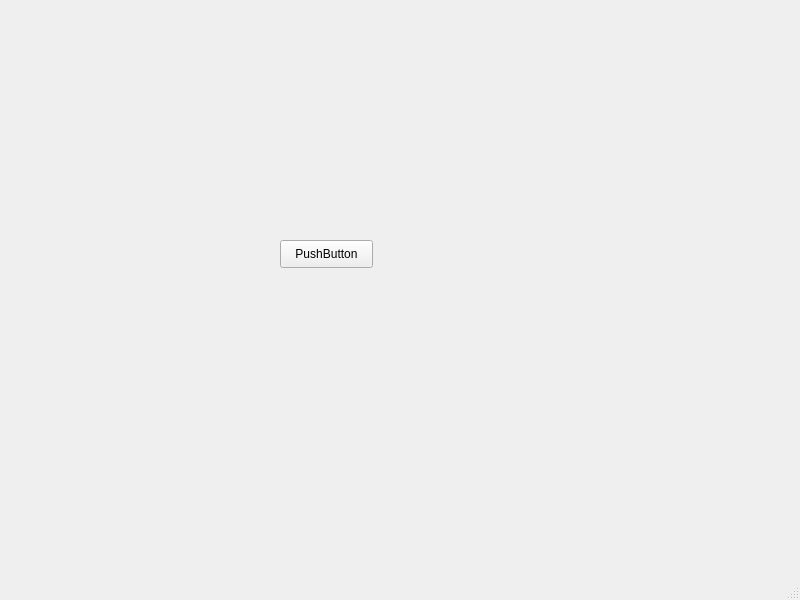
<?xml version="1.0" encoding="UTF-8"?>
<ui version="4.0">
 <class>MainWindow</class>
 <widget class="QMainWindow" name="MainWindow">
  <property name="geometry">
   <rect>
    <x>0</x>
    <y>0</y>
    <width>800</width>
    <height>600</height>
   </rect>
  </property>
  <property name="windowTitle">
   <string>MainWindow</string>
  </property>
  <widget class="QWidget" name="centralwidget">
   <widget class="QPushButton" name="pushButton">
    <property name="geometry">
     <rect>
      <x>280</x>
      <y>240</y>
      <width>93</width>
      <height>28</height>
     </rect>
    </property>
    <property name="text">
     <string>PushButton</string>
    </property>
   </widget>
  </widget>
  <widget class="QMenuBar" name="menubar">
   <property name="geometry">
    <rect>
     <x>0</x>
     <y>0</y>
     <width>800</width>
     <height>26</height>
    </rect>
   </property>
  </widget>
  <widget class="QStatusBar" name="statusbar"/>
 </widget>
 <resources/>
 <connections/>
</ui>
